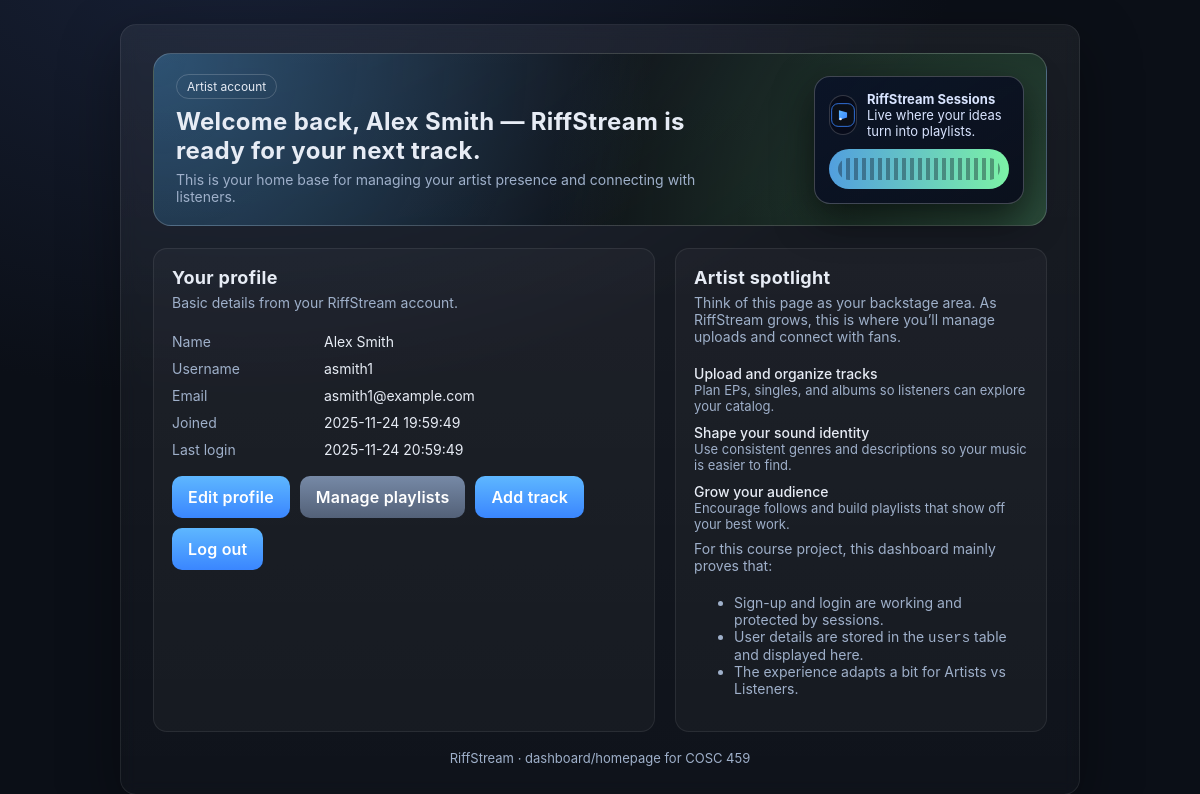
/dashboard.php (signed in), run on the app's committed database.
### tables this page shows
CREATE TABLE `users` (
  `user_id`      INT UNSIGNED NOT NULL AUTO_INCREMENT,
  `first_name`   VARCHAR(50)  NOT NULL,
  `last_name`    VARCHAR(50)  NOT NULL,
  `username`     VARCHAR(30)  NOT NULL UNIQUE,
  `email`        VARCHAR(120) NOT NULL UNIQUE,
  `password_hash` VARCHAR(255) NOT NULL,
  `account_type` ENUM('Listener','Artist') NOT NULL DEFAULT 'Listener',
  `created_at`   DATETIME     NOT NULL DEFAULT CURRENT_TIMESTAMP,
  PRIMARY KEY (`user_id`)
);

### common.php (called while the page is built, shortened)
<?php
function h($v) {
    return htmlspecialchars($v ?? '', ENT_QUOTES, 'UTF-8');
}
?>

### dashboard.php (the view, shortened to what this page needs)
<?php
require __DIR__ . '/common.php';
require __DIR__ . '/db.php';
$stmt = $pdo->prepare('SELECT user_id, first_name, last_name, username, email, account_type, created_at
                       FROM users WHERE user_id = ? LIMIT 1');
$stmt->execute([$_SESSION['user_id']]);
$me = $stmt->fetch();
$isArtist    = (isset($me['account_type']) && $me['account_type'] === 'Artist');
$displayName = trim(($me['first_name'] ?? '') . ' ' . ($me['last_name'] ?? ''));
?>
<!doctype html>
<html lang="en">
<head>
  <link rel="stylesheet" href="style.css">
</head>
<body>
  <div class="container">
    <main class="card" role="main">
      <div class="hero">
        <div class="hero-main">
          <span class="pill"><?php echo h($me['account_type']); ?> account</span>
          <h1 class="hero-title">
            <?php if ($isArtist): ?>
              Welcome back, <?php echo h($displayName); ?> — RiffStream is ready for your next track.
            <?php else: ?>
              Welcome back, <?php echo h($displayName); ?> — time to discover something new.
            <?php endif; ?>
          </h1>
          <p class="hero-sub">
            <?php if ($isArtist): ?>
              This is your home base for managing your artist presence and connecting with listeners.
            <?php else: ?>
              This is your home base for keeping playlists fresh and following the artists you love.
            <?php endif; ?>
          </p>
        </div>
        <aside class="hero-art" aria-hidden="true">
          <div class="hero-art-logo-wrap">
            <div class="hero-art-logo">
              <img src="images/logo.svg" alt="">
            </div>
            <div class="hero-art-text">
              <strong>RiffStream Sessions</strong><br>
              Live where your ideas turn into playlists.
            </div>
          </div>
          <div class="hero-wave"></div>
        </aside>
      </div>
      <section class="cards">
        <section class="card-sm" aria-label="Profile summary">
          <h2 class="section-title">Your profile</h2>
          <p class="muted">Basic details from your RiffStream account.</p>
          <div class="kv">
            <div class="muted">Name</div>
            <div><?php echo h($displayName ?: '—'); ?></div>
            <div class="muted">Username</div>
            <div><?php echo h($me['username']); ?></div>
            <div class="muted">Email</div>
            <div><?php echo h($me['email']); ?></div>
            <div class="muted">Joined</div>
            <div><?php echo h($me['created_at'] ?: '—'); ?></div>
            <div class="muted">Last login</div>
            <div><?php echo h($_SESSION['last_login_at'] ?? '—'); ?></div>
          </div>
          <div class="row">
            <a class="btn" href="update_profile.php">Edit profile</a>
            <a class="btn btn-secondary" href="delete_playlist.php">Manage playlists</a>
            <?php if ($isArtist): ?>
              <a class="btn" href="add_track.php">Add track</a>
            <?php endif; ?>
            <a class="btn" href="logout.php">Log out</a>
          </div>
        </section>
        <section class="card-sm" aria-label="Experience focus">
          <?php if ($isArtist): ?>
            <h2 class="section-title">Artist spotlight</h2>
            <p class="muted">
              Think of this page as your backstage area. As RiffStream grows, this is where you’ll manage uploads and connect with fans.
            </p>
            <div class="quick-actions">
              <div>
                <div class="qa-item-title">Upload and organize tracks</div>
                <div class="qa-item-note">Plan EPs, singles, and albums so listeners can explore your catalog.</div>
              </div>
              <div>
                <div class="qa-item-title">Shape your sound identity</div>
                <div class="qa-item-note">Use consistent genres and descriptions so your music is easier to find.</div>
              </div>
              <div>
                <div class="qa-item-title">Grow your audience</div>
                <div class="qa-item-note">Encourage follows and build playlists that show off your best work.</div>
              </div>
            </div>
          <?php endif; ?>
          <div class="spacer"></div>
          <p class="muted">
            For this course project, this dashboard mainly proves that:
          </p>
          <ul class="muted">
            <li>Sign-up and login are working and protected by sessions.</li>
            <li>User details are stored in the <code>users</code> table and displayed here.</li>
            <li>The experience adapts a bit for Artists vs Listeners.</li>
          </ul>
        </section>
      </section>
      <div class="footer">RiffStream · dashboard/homepage for COSC 459</div>
    </main>
  </div>
</body>
</html>

### style.css (style rules this page uses)
:root { --bg: #0b0f17; --card: #141a26; --text: #e7ecf5; --muted: #9fb0ca; --accent: #4da3ff; --danger: #ff5d6c; --success: #62d48f; --focus: #89b8ff; --input: #0f141f; }
* { box-sizing: border-box; }
html, body { margin: 0; padding: 0; font-family: -apple-system, system-ui, sans-serif; background: radial-gradient(1200px 800px at 20% -10%, #182137 0%, #0b0f17 60%); color: var(--text); min-height: 100vh; }
.container { display: grid; place-items: center; min-height: 100vh; padding: 24px; }
.card { width: 100%; max-width: 960px; background: linear-gradient(180deg, rgba(255,255,255,0.06), rgba(255,255,255,0.02)); border: 1px solid rgba(255,255,255,0.08); border-radius: 16px; padding: 28px 32px; box-shadow: 0 20px 60px rgba(0,0,0,0.35); backdrop-filter: blur(8px); }
h1, h2 { margin: 0 0 8px 0; letter-spacing: 0.3px; }
h1 { font-size: 26px; }
p { color: var(--muted); margin: 0 0 20px 0; }
button, .btn { cursor: pointer; border: none; border-radius: 10px; padding: 11px 16px; background: linear-gradient(180deg, #5eb7ff, #3a86ff); color: white; font-weight: 600; letter-spacing: 0.2px; transition: transform 120ms ease, box-shadow 120ms ease, opacity 120ms ease; text-decoration: none; display: inline-flex; align-items: center; justify-content: center; }
.btn-secondary { background: linear-gradient(180deg, #7689a6, #536178); }
.footer { margin-top: 18px; font-size: 13px; color: var(--muted); text-align: center; }

### dashboard.php (style rules this page uses)
.hero { padding: 20px 22px; border-radius: 18px; background: radial-gradient(circle at top left, rgba(94,183,255,0.38), transparent 55%), radial-gradient(circle at bottom right, rgba(130,255,173,0.25), transparent 55%), rgba(0,0,0,0.45); border: 1px solid rgba(255,255,255,0.18); margin-bottom: 22px; display: grid; grid-template-columns: minmax(0, 2fr) minmax(0, 1.1fr); gap: 18px; align-items: center; }
.hero-main .pill { display: inline-block; padding: 4px 10px; border-radius: 999px; border: 1px solid rgba(255,255,255,0.18); font-size: 12px; margin-bottom: 8px; }
.hero-title { font-size: 24px; margin: 0 0 6px 0; }
.hero-sub { margin: 0; font-size: 14px; color: #9fb0ca; }
.hero-art { justify-self: flex-end; max-width: 210px; width: 100%; padding: 14px; border-radius: 16px; background: linear-gradient(145deg, rgba(10,20,40,0.95), rgba(11,16,28,0.98)); border: 1px solid rgba(255,255,255,0.22); box-shadow: 0 14px 38px rgba(0,0,0,0.6); display: grid; grid-template-rows: auto auto; gap: 10px; }
.hero-art-logo-wrap { display: flex; align-items: center; gap: 10px; }
.hero-art-logo { width: 40px; height: 40px; border-radius: 14px; background: rgba(7,12,26,0.9); display: flex; align-items: center; justify-content: center; border: 1px solid rgba(255,255,255,0.18); }
.hero-art-logo img { width: 26px; height: 26px; }
.hero-art-text { font-size: 13px; color: #d9e4ff; }
.hero-wave { height: 40px; border-radius: 999px; background: linear-gradient(90deg, rgba(94,183,255,0.85), rgba(130,255,173,0.95)); position: relative; overflow: hidden; }
.hero-wave::before { content: ""; position: absolute; inset: 9px; border-radius: 999px; background-image: repeating-linear-gradient(90deg, rgba(11,17,30,0.75) 0 4px, transparent 4px 8px); opacity: 0.5; }
.cards { display: grid; grid-template-columns: minmax(0, 1.35fr) minmax(0, 1fr); gap: 20px; margin-top: 14px; }
.card-sm { padding: 18px 18px 20px; border-radius: 14px; background: rgba(255,255,255,0.03); border: 1px solid rgba(255,255,255,0.08); }
.section-title { margin: 0 0 6px 0; font-size: 18px; }
.muted { color: #9fb0ca; font-size: 14px; }
.kv { display: grid; grid-template-columns: 140px 1fr; gap: 6px 12px; margin-top: 12px; }
.kv div { padding: 2px 0; font-size: 14px; }
.quick-actions { display: grid; grid-template-columns: 1fr; gap: 10px; margin-top: 12px; font-size: 14px; }
.qa-item-title { font-weight: 500; }
.qa-item-note { font-size: 13px; color: #9fb0ca; }
.row { display: flex; gap: 10px; flex-wrap: wrap; margin-top: 16px; }
.spacer { height: 8px; }

### data on the page
users: account_type "Artist", displayName "Alex Smith", first_name+last_name "Alex Smith", username "asmith1", email "asmith1@example.com", created_at "2025-11-24 19:59:49"

### other printed values
$_SESSION['last_login_at'] "2025-11-24 20:59:49"
